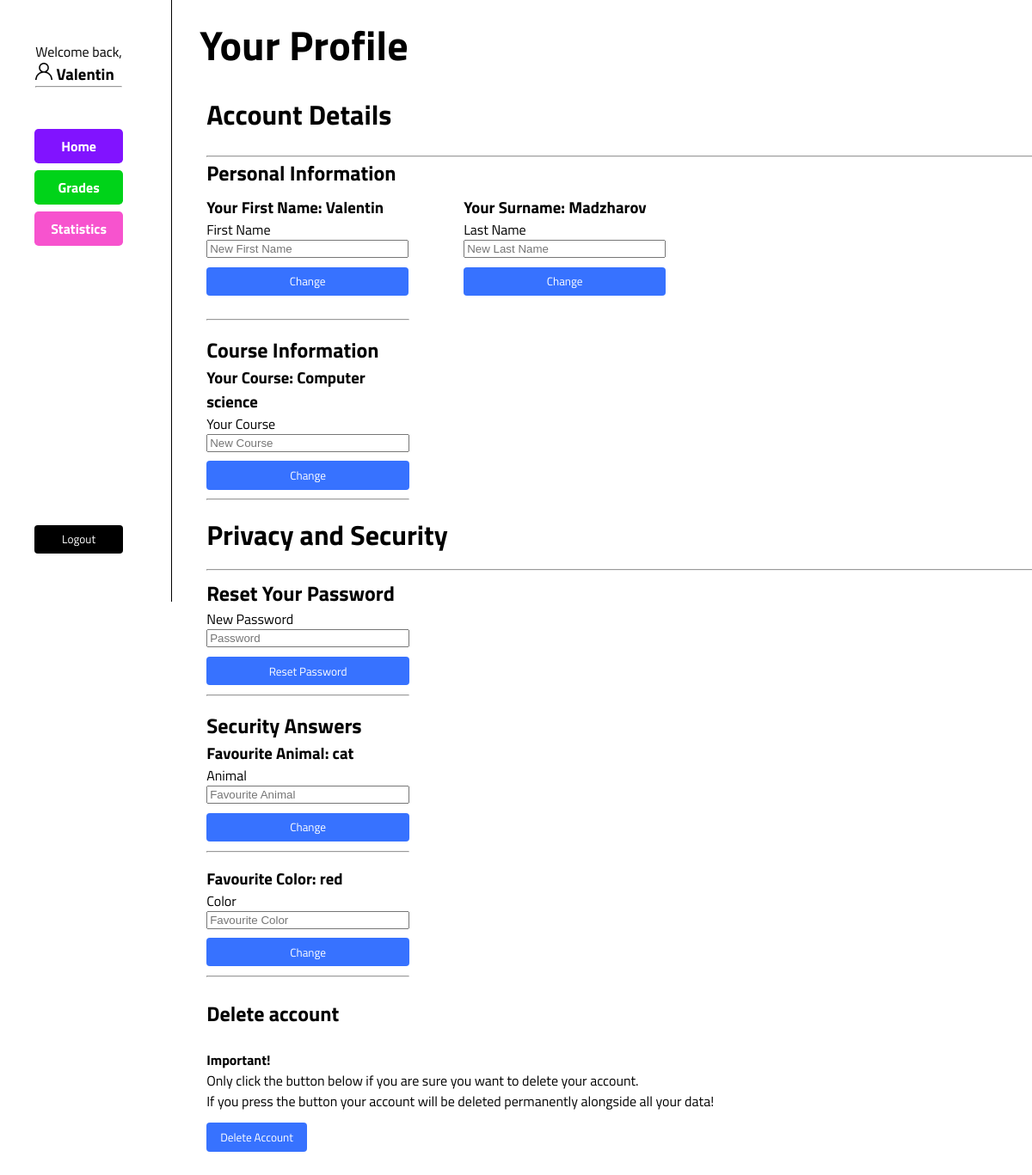
/pages/profile.php (signed in), run on the app's committed database.
### tables this page shows
CREATE TABLE `UserData` (
  `id` int(11) NOT NULL,
  `email` varchar(255) NOT NULL,
  `password` varchar(255) NOT NULL,
  `firstname` varchar(255) NOT NULL,
  `lastname` varchar(255) NOT NULL,
  `favAnimal` varchar(255) NOT NULL,
  `favColor` varchar(255) NOT NULL,
  `course` varchar(255) NOT NULL
);

### pages/profile.php (the view, shortened to what this page needs)
<?php
include 'includes/config.php';
$email = $_SESSION['loggedin'];
$courseSelect = "SELECT course FROM UserData WHERE email='$email'";
$courseResults = mysqli_query($db, $courseSelect);
if (mysqli_num_rows($courseResults) == 1) {
    $rowCourse = mysqli_fetch_assoc($courseResults);
}
$animalSelect = "SELECT favAnimal FROM UserData WHERE email='$email'";
$animalResults = mysqli_query($db, $animalSelect);
if (mysqli_num_rows($animalResults) == 1) {
    $rowanimal = mysqli_fetch_assoc($animalResults);
}
$colorSelect = "SELECT favColor FROM UserData WHERE email='$email'";
$colorResults = mysqli_query($db, $colorSelect);
if (mysqli_num_rows($colorResults) == 1) {
    $rowcolor = mysqli_fetch_assoc($colorResults);
}
$FnameSelect = "SELECT firstname FROM UserData WHERE email='$email'";
$FnameResults = mysqli_query($db, $FnameSelect);
if (mysqli_num_rows($FnameResults) == 1) {
    $rowFname = mysqli_fetch_assoc($FnameResults);
}
$LnameSelect = "SELECT lastname FROM UserData WHERE email='$email'";
$LnameResults = mysqli_query($db, $LnameSelect);
if (mysqli_num_rows($LnameResults) == 1) {
    $rowLname = mysqli_fetch_assoc($LnameResults);
}
?>
<!DOCTYPE html>
<html lang="en" dir="ltr">
<head>
</head>
<body>
    <div class="profilePageContainer">
        <nav class="sidenav">
            <div>
                <div class="profileImgName">
                    <div>
                        <p>Welcome back,</p>
                        <h3><img style="width:20px; height:20px;" src="images/user.png" height=20px>
                            <?php echo $rowFname['firstname']; ?>
                            <hr>
                    </div>
                </div>
                <div class="sidenavElements"><a class="navBtnsHome" href="userhome.php"> Home</a> </div>
                <div class="sidenavElements"><a class="navBtnsGrades" href="grades.php"> Grades</a> </div>
                <div class="sidenavElements"><a class="navBtnsStatistics" href="statistics.php"> Statistics</a> </div>
            </div>
            <div class="sidenavElements">
                <form method="POST" action="userhome.php">
                    <button class="navBtnsLogout" type="submit" name="logout" action="userhome.php" value="Logout">
                        Logout</button>
                </form>
            </div>
        </nav>
        <div class="rightGradePage">
            <div class="accountContainer">
                <h1 class="profileHeader"> Your Profile</h1>
                <div class="accountDetailsContainerFull">
                    <div class="SettingContainer">
                        <h1>Account Details</h1><br>
                        <hr>
                        <h2>Personal Information</h2>
                    </div>
                    <div class="NameChangeContainerPersonnal">
                        <div class="AlongsideContainer">
                            <div style="width:235px" class="SettingContainerName">
                                <form method="POST" class="accountDetailsContainer" action="profile.php">
                                    <h3> Your First Name:
                                        <b><?php echo $rowFname['firstname']; ?></b>
                                    </h3>
                                    <label>First Name</label>
                                    <input class="formComponents" type="text" placeholder="New First Name"
                                        name="newFirstName">
                                    </input> <button class="profileSubmitButton" type="submit"
                                        name="firstNameUpdate">Change</button>
                                </form>
                            </div>
                            <div style="width:235px" class="SettingContainerName">
                                <form method="POST" class="accountDetailsContainer" action="profile.php">
                                    <h3> Your Surname:
                                        <b><?php echo $rowLname['lastname']; ?></b>
                                    </h3>
                                    <label>Last Name</label>
                                    <input type="text" placeholder="New Last Name" name="newLastName">
                                    <button class="profileSubmitButton" type="submit" name="lastNameUpdate">Change
                                    </button>
                                </form>
                            </div>
                        </div>
                    </div>
                    <div class="NameChangeContainer">
                        <div class="SettingContainerName">
                            <hr>
                        </div>
                        <div class="SettingContainerName">
                            <form method="POST" class="accountDetailsContainer" action="profile.php">
                                <h2>Course Information</h2>
                                <h3> Your Course:
                                    <b><?php echo $rowCourse['course']; ?></b>
                                </h3>
                                <label>Your Course</label>
                                <input type="text" placeholder="New Course" name="newCourse"></input>
                                <button class="profileSubmitButton" type="submit" name="courseUpdate"
                                    action="profile.php">Change</button>
                                <hr>
                            </form>
                        </div>
                    </div>
                    <div class="SettingContainerName">
                        <h1>Privacy and Security</h1>
                    </div>
                    <div class="SettingContainer">
                        <hr>
                    </div>
                    <div class="NameChangeContainer">
                        <div class="SettingContainerName">
                            <form method="POST" class="accountDetailsContainer" action="profile.php">
                                <h2>Reset Your Password</h2>
                                <label>New Password</label>
                                <input type="password" placeholder="Password" name="password" required
                                    title="Your password must have more than 8 characters, lowercase letter, upper case letter and a special symbol."
                                    pattern="^(?=.*[a-z])(?=.*[A-Z])(?=.*[0-9])(?=.*[!@#$%^&*_=+-]).{8,16}$"
                                    id="password">
                                <button class="profileSubmitButton" type="submit" name="passwordUpdateButton"
                                    action="profile.php">
                                    Reset Password</button>
                                <hr>
                            </form>
                        </div>
                        <div class="SettingContainerName">
                            <h2>Security Answers</h2>
                            <form method="POST" class="accountDetailsContainer" action="profile.php">
                                <h3>Favourite Animal:<b><?php echo $rowanimal['favAnimal']; ?></b></h3>
                                <label>Animal</label>
                                <input class="formComponents" type="text" placeholder="Favourite Animal"
                                    name="favouriteAnimal">
                                <button class="profileSubmitButton" type="submit"
                                    name="favouriteAnimalbtn">Change</button>
                                <hr>
                            </form>
                        </div>
                        <div class="SettingContainerName">
                            <form method="POST" class="accountDetailsContainer" action="profile.php">
                                <h3> Favourite Color:
                                    <b><?php echo $rowcolor['favColor']; ?></b>
                                </h3>
                                <label>Color</label>
                                <input class="formComponents" type="text" placeholder="Favourite Color"
                                    name="favouriteColor">
                                <button class="profileSubmitButton" type="submit"
                                    name="favouriteColorbtn">Change</button>
                                <hr>
                            </form>
                        </div>
                    </div>
                </div>
                <div class="SettingContainer">
                    <h2><b>Delete account</b></h2><br>
                    <form method="POST" action="profile.php">
                        <p>
                            <b>Important!</b><br>Only click the button below if you are sure you want to delete your
                            account.
                            <br>
                            If you press the button your account will be deleted permanently alongside all your
                            data!
                        </p> <button class="accountDeleteButton" type="submit" name="accountDeleteButton"
                            action="profile.php" value="Delete Account">
                            Delete Account</button>
                    </form>
                </div>
            </div>
        </div>
    </div>
</body>
</html>

### data on the page
userdata: firstname "Valentin", lastname "Madzharov", course "Computer science", favAnimal "cat", favColor "red"
